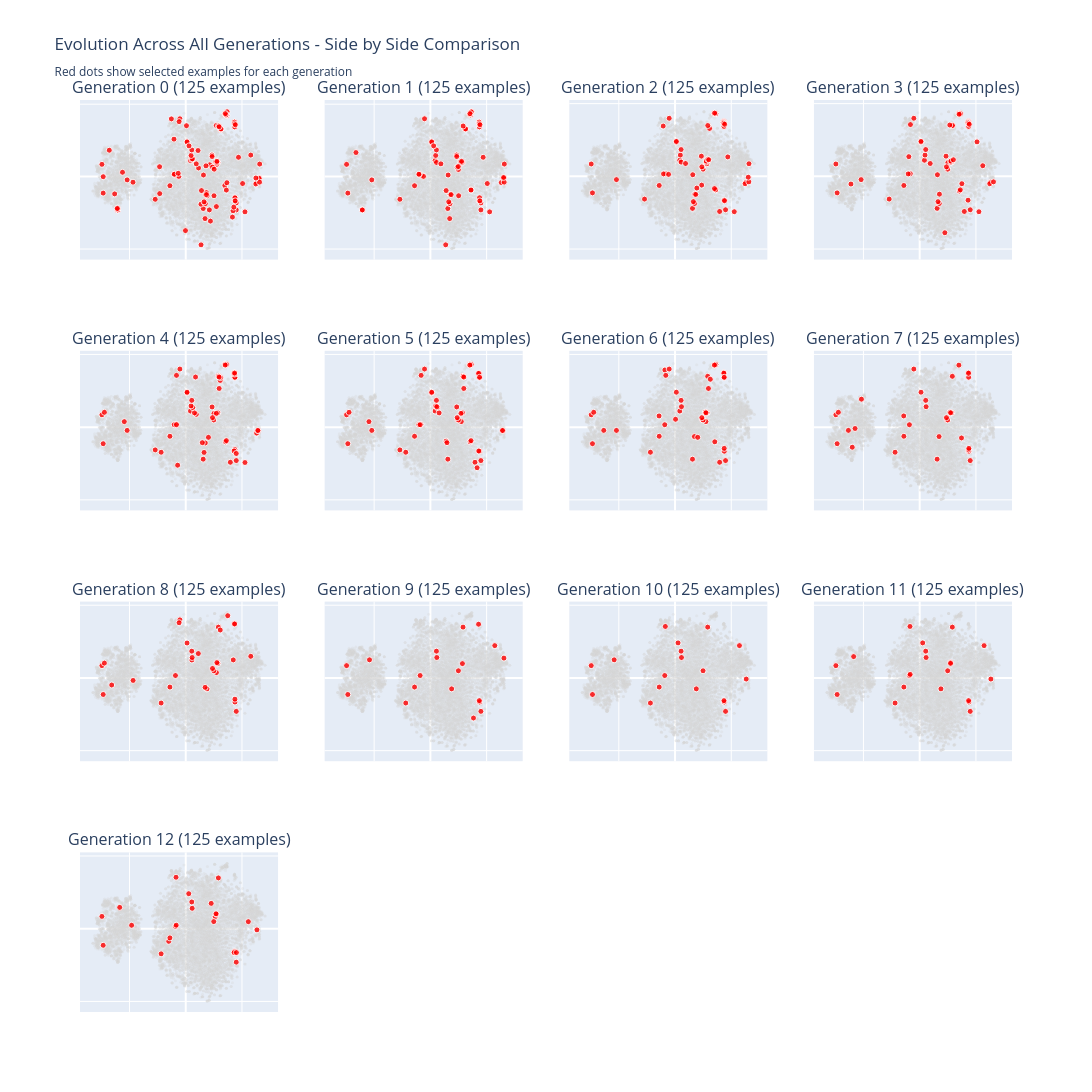

The notebook cell this image was saved under:
### Code cell
# Create a static subplot showing all generations side-by-side
from math import ceil

# Calculate subplot layout (try to make it roughly square)
n_gens = len(generation_data)
n_cols = min(4, n_gens)  # Max 4 columns
n_rows = ceil(n_gens / n_cols)

fig_grid = make_subplots(
    rows=n_rows, cols=n_cols,
    subplot_titles=[f'Generation {gen_data["generation"]} ({len(gen_data["example_ids"])} examples)' 
                   for gen_data in generation_data],
    horizontal_spacing=0.05,
    vertical_spacing=0.1
)

# Add traces for each generation
for i, gen_data in enumerate(generation_data):
    row = i // n_cols + 1
    col = i % n_cols + 1
    
    # Background points (all examples)
    fig_grid.add_trace(
        go.Scatter(
            x=tsne_results[:, 0],
            y=tsne_results[:, 1],
            mode='markers',
            marker=dict(
                size=3,
                color='lightgray',
                opacity=0.3
            ),
            showlegend=False,
            hoverinfo='skip'
        ),
        row=row, col=col
    )
    
    # Selected examples for this generation
    if gen_data['coords']:
        coords_array = np.array(gen_data['coords'])
        fig_grid.add_trace(
            go.Scatter(
                x=coords_array[:, 0],
                y=coords_array[:, 1],
                mode='markers',
                marker=dict(
                    size=6,
                    color='red',
                    opacity=0.8,
                    line=dict(width=1, color='white')
                ),
                showlegend=False,
                text=gen_data['example_ids'],
                hovertemplate='<b>Example ID:</b> %{text}<extra></extra>'
            ),
            row=row, col=col
        )

fig_grid.update_layout(
    title='Evolution Across All Generations - Side by Side Comparison<br><sub>Red dots show selected examples for each generation</sub>',
    height=300 * n_rows,
    width=1200,
    showlegend=False
)

# Remove axis labels for cleaner look
fig_grid.update_xaxes(showticklabels=False)
fig_grid.update_yaxes(showticklabels=False)

fig_grid.show()
